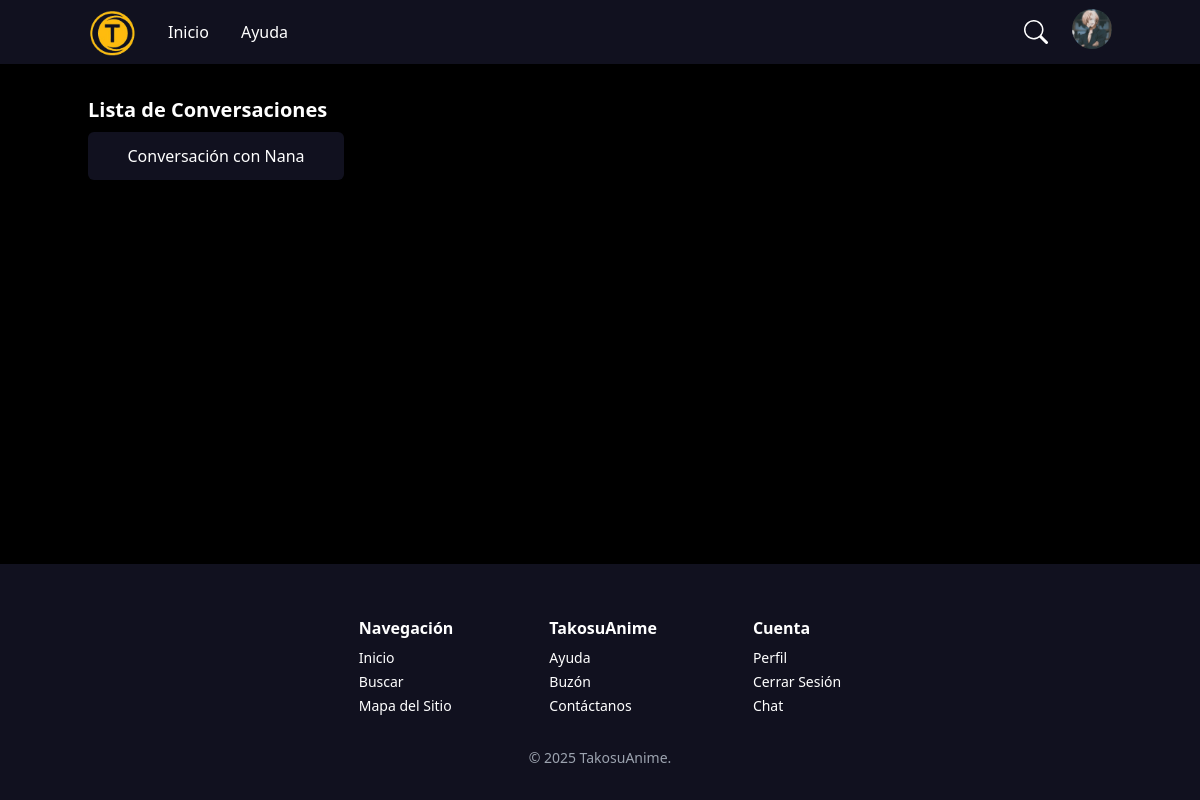
Before: /conversations/ (signed in) with the older database file.
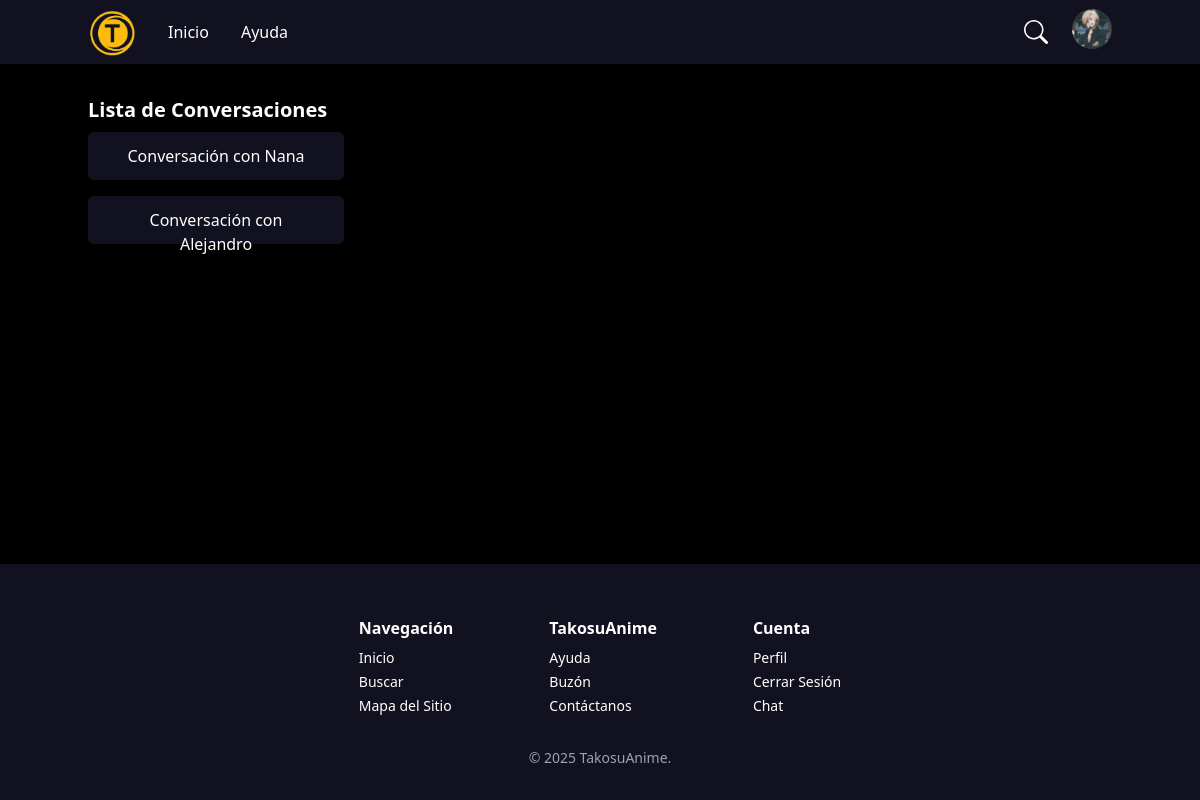
After: the same page with the newer database file.
### main/models.py (models this page shows, shortened)
class Conversation(models.Model):
    user = models.ForeignKey(User, on_delete=models.CASCADE, related_name='conversations')

class User(AbstractUser):
    icon = models.ImageField(upload_to=user_icon, default="users/default.png", blank=True)
    favorite_animes = models.ManyToManyField('Anime', related_name='favorited_by', blank=True)

### main/views.py (the view)
# urls.py: path('conversations/', ConversationList.as_view(), name='conversation_list'),
class ConversationList(LoginRequiredMixin, ListView):
    model = Conversation
    template_name = 'conversation_list.html'
    context_object_name = 'conversations'
    def get_queryset(self):
        user = self.request.user
        if user.is_superuser:
            return Conversation.objects.all()
        else:
            return Conversation.objects.filter(user=user)

### main/templates/conversation_list.html (shortened to what this page needs)
{% extends "base.html" %}
{% block content %}
    <h1 class="text-white text-xl font-bold">Lista de Conversaciones</h1>
    <ul>
    {% for conversation in conversations %}
        <li class="py-2">
            <a href="{% url 'conversation_detail' conversation.pk %}" class="text-white py-3 px-8 text-center [background-color:#11111F] rounded-md block h-12 w-1/4">
                Conversación con {{ conversation.user.username }}
            </a>
        </li>
    {% empty %}
        <li class="text-white">No hay conversaciones.</li>
    {% endfor %}
    </ul>
{% endblock %}

Changed rows visible on the page:
added Conversation: user.username "Alejandro"
